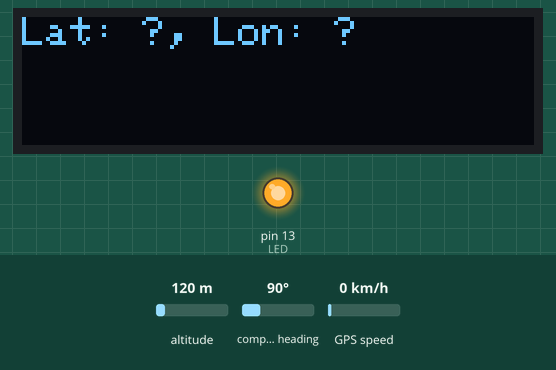
Recording of a sketch running on a simulated Arduino Mega 2560, built with avr-gcc and run on an emulated ATmega2560. On the bench: 128×32 one-colour display, output pins drawn as LEDs (lit = HIGH). The inputs (shaded band) are chosen by the test bench; at power-on: altitude 120 m, compass heading 90°, GPS speed 0 km/h. The display library's start-up logo is not drawn; the GPS gets a fix after 3 s at 37.7749, -122.4194 with 8 satellites; what the sketch prints to the serial monitor is not drawn.

Above: at 6.1 s.

The sketch:

GPS-Module.ino
```cpp
//BOARD: Feather Sense nRF52840 (https://www.adafruit.com/product/4516) (https://learn.adafruit.com/adafruit-feather-sense/arduino-support-setup)
//FeatherWing: Ultimate GPS (https://www.adafruit.com/product/3133)
//FeatherWing: OLED (https://www.adafruit.com/product/3045)

#include <SPI.h>
#include <Wire.h>
#include <Adafruit_GFX.h>
#include <Adafruit_SSD1306.h>
#include <string.h>
#include <Adafruit_GPS.h>

#define OLED true
#define USE_GPS true
#define GPSECHO false
#define LED 13

uint32_t timer = millis();
uint32_t trigger = 0;
uint32_t triggerdelay = 1000;
uint8_t len;

#ifdef USE_GPS
  #define GPSSerial Serial1
  Adafruit_GPS GPSModule(&GPSSerial);
#endif

#ifdef OLED
  Adafruit_SSD1306 display = Adafruit_SSD1306(128, 32, &Wire);
  #define BUTTON_A  9
  #define BUTTON_B  6
  #define BUTTON_C  5
#endif


void setup() {
  pinMode(LED, OUTPUT);
  digitalWrite(LED, HIGH);
  delay(5000);

  Serial.begin(115200);
  Serial.println("Adafruit GPS library basic parsing test!");

  #ifdef USE_GPS
    GPSModule.begin(9600);
    GPSModule.sendCommand(PMTK_SET_NMEA_OUTPUT_RMCGGA);
    GPSModule.sendCommand(PMTK_SET_NMEA_UPDATE_1HZ); // 1 Hz update rate
    delay(1000);
  #endif

  #ifdef OLED
    display.begin(SSD1306_SWITCHCAPVCC, 0x3C); // Address 0x3C for 128x32
    display.display();
    pinMode(BUTTON_A, INPUT_PULLUP);
    pinMode(BUTTON_B, INPUT_PULLUP);
    pinMode(BUTTON_C, INPUT_PULLUP);
    char line[100];
    display.setTextSize(1);
    display.setTextColor(SSD1306_WHITE);
  #endif
}


void loop() {
  char line[100];
  #ifdef USE_GPS
    char c = GPSModule.read();
    if (GPSECHO)
      if (c) Serial.print(c);
    if (GPSModule.newNMEAreceived()) {
      Serial.print(GPSModule.lastNMEA()); // this also sets the newNMEAreceived() flag to false
      if (!GPSModule.parse(GPSModule.lastNMEA())) // this also sets the newNMEAreceived() flag to false
        return; // we can fail to parse a sentence in which case we should just wait for another
    }
  #endif
//TODO: Convert to CURRENT - PREVIOUS.  millis wraps to zero after 49 days
  if (trigger < millis()){
    if(GPSModule.fix>0){
      trigger = millis() + triggerdelay;
      display.clearDisplay();
      display.setCursor(0,0);
      sprintf(line, "Lat: %f, Lon: %f\n",GPSModule.latitude,GPSModule.longitude);
      display.print(line);
      display.display();
    }
  }
}
```
